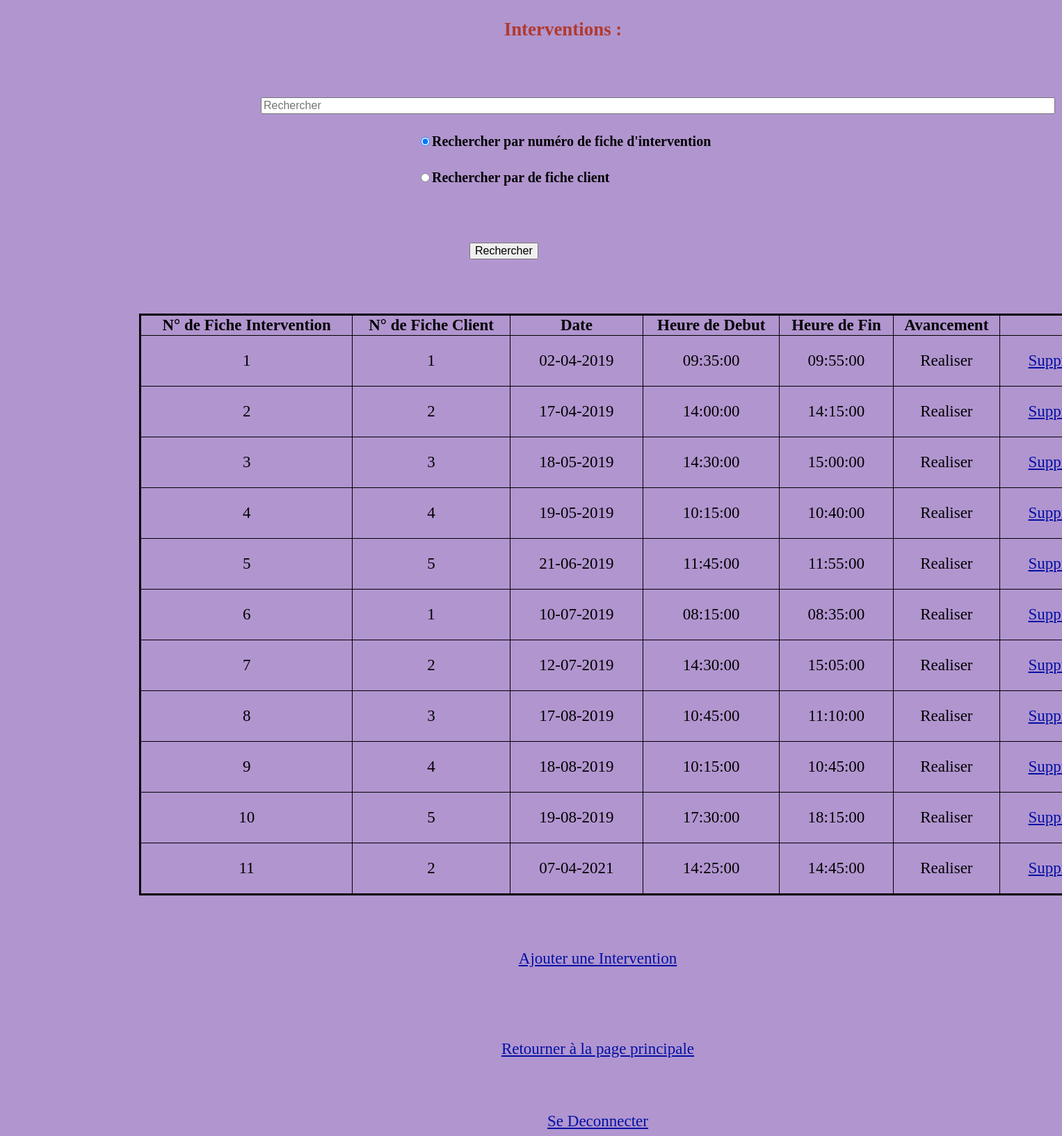
Page /vue/vueInfoInter.html.php on the committed database.
### tables this page shows
CREATE TABLE IF NOT EXISTS `intervention` (
  `NumeroIntervention` int(11) NOT NULL AUTO_INCREMENT,
  `DateVisite` text NOT NULL,
  `HeureDebVisite` time NOT NULL,
  `HeureFinVisite` time NOT NULL,
  `Etat` varchar(20) NOT NULL,
  `NumeroClient` int(11) NOT NULL,
  `Matricule` int(10) NOT NULL,
  PRIMARY KEY (`NumeroIntervention`),
  KEY `Intervention_Client_FK` (`NumeroClient`),
  KEY `Intervention_Technicien0_FK` (`Matricule`)
);

### vue/vueInfoInter.html.php (the view, shortened to what this page needs)
<!DOCTYPE html>
<html lang="fr">
<head>
	<link href="../css/css.css" rel="stylesheet" type="text/css">
</head>
<h3>Interventions :</h3>
<br />
<br />
	<form method='post'>
		<input type='text' placeholder='Rechercher' name="recherche_valeur"size="120" style="font-size: 16px; position: relative; left: 275px;">
		<br><br>
		<input type="radio" name="option" value="numInt" style="border: none; font-size: 16px; position: relative; left: 500px;" checked><b>Rechercher par numéro de fiche d'intervention</b><br><br>
		<input type="radio" name="option" value="numCli" style="border: none; font-size: 16px; position: relative; left: 500px;"><b>Rechercher par de fiche client</b><br><br>
		<br><br>
		<input type="submit" value="Rechercher" style="font-size: 16px; position: relative; left: 575px;">
		<br><br>
	</form>
<br />
<br />
<?php
include '../modele/bdd.con.php';
if(isset($_POST['recherche_valeur'])){
		$option = $_POST['option'];
		if($option == 'numInt'){
			$table = mysqli_query($mysqli, "Select * FROM intervention WHERE NumeroIntervention = '".$_POST['recherche_valeur']."'");
		}
		else{
			$table = mysqli_query($mysqli, "Select * FROM intervention WHERE NumeroClient = '".$_POST['recherche_valeur']."'");
		}
	}
else {
	$table = mysqli_query ($mysqli, "SELECT * FROM intervention");
}
echo "<table>";
echo "<tr><th>N° de Fiche Intervention</th><th>N° de Fiche Client</th><th>Date</th><th>Heure de Debut</th><th>Heure de Fin</th><th>Avancement</th></tr>";
while ($ligne = mysqli_fetch_assoc($table)) {
	echo "<tr>";
	echo"<td>".$ligne['NumeroIntervention']."</td> <td>".$ligne['NumeroClient']."</td> <td>".$ligne['DateVisite']."</td> <td>".$ligne['HeureDebVisite']."</td> <td>".$ligne['HeureFinVisite']."</td> <td>".$ligne['Etat']."</td>";
	echo"<td> <a href='vueSuppInter.html.php?id=".$ligne['NumeroIntervention']."'>Supprimer</a></td>";
	echo "</tr>";
}
echo "</table>";
?>
<br />
<br />
<br />
<div>
<a href='ajoutInte.html.php'>Ajouter une Intervention</a>
</div>
<br />
<br />
<br />
<div>
</br><a href='../vue/gest.html.php'>Retourner à la page principale</a></br>
</div>
<br />
<br />
<br />
<div>
<a href='deconnex.html.php'>Se Deconnecter</a>
</div>

### css/css.css (style rules this page uses)
h1, h3, h4, h5 { color: #B03A2E; text-align: center; }
a { color: #0010A3; text-align: center; }
b { font-size:20px; position: relative; left: 500px }
div { text-align: center; margin-left: 100px; }
table { border-collapse: collapse; border: 3px solid black; margin-left: 100px; width:100%; }
table tr,table th,table td { border:1px solid black; }
table tr td { text-align:center; padding:1em; }
th, td { border: 3px solid black; }

### rows in the picture
intervention: NumeroIntervention "1", NumeroClient "1", DateVisite "02-04-2019", HeureDebVisite "09:35:00", HeureFinVisite "09:55:00", Etat "Realiser"
intervention: NumeroIntervention "2", NumeroClient "2", DateVisite "17-04-2019", HeureDebVisite "14:00:00", HeureFinVisite "14:15:00", Etat "Realiser"
intervention: NumeroIntervention "3", NumeroClient "3", DateVisite "18-05-2019", HeureDebVisite "14:30:00", HeureFinVisite "15:00:00", Etat "Realiser"
intervention: NumeroIntervention "4", NumeroClient "4", DateVisite "19-05-2019", HeureDebVisite "10:15:00", HeureFinVisite "10:40:00", Etat "Realiser"
intervention: NumeroIntervention "5", NumeroClient "5", DateVisite "21-06-2019", HeureDebVisite "11:45:00", HeureFinVisite "11:55:00", Etat "Realiser"
intervention: NumeroIntervention "6", NumeroClient "1", DateVisite "10-07-2019", HeureDebVisite "08:15:00", HeureFinVisite "08:35:00", Etat "Realiser"
intervention: NumeroIntervention "7", NumeroClient "2", DateVisite "12-07-2019", HeureDebVisite "14:30:00", HeureFinVisite "15:05:00", Etat "Realiser"
intervention: NumeroIntervention "8", NumeroClient "3", DateVisite "17-08-2019", HeureDebVisite "10:45:00", HeureFinVisite "11:10:00", Etat "Realiser"
intervention: NumeroIntervention "9", NumeroClient "4", DateVisite "18-08-2019", HeureDebVisite "10:15:00", HeureFinVisite "10:45:00", Etat "Realiser"
intervention: NumeroIntervention "10", NumeroClient "5", DateVisite "19-08-2019", HeureDebVisite "17:30:00", HeureFinVisite "18:15:00", Etat "Realiser"
intervention: NumeroIntervention "11", NumeroClient "2", DateVisite "07-04-2021", HeureDebVisite "14:25:00", HeureFinVisite "14:45:00", Etat "Realiser"
